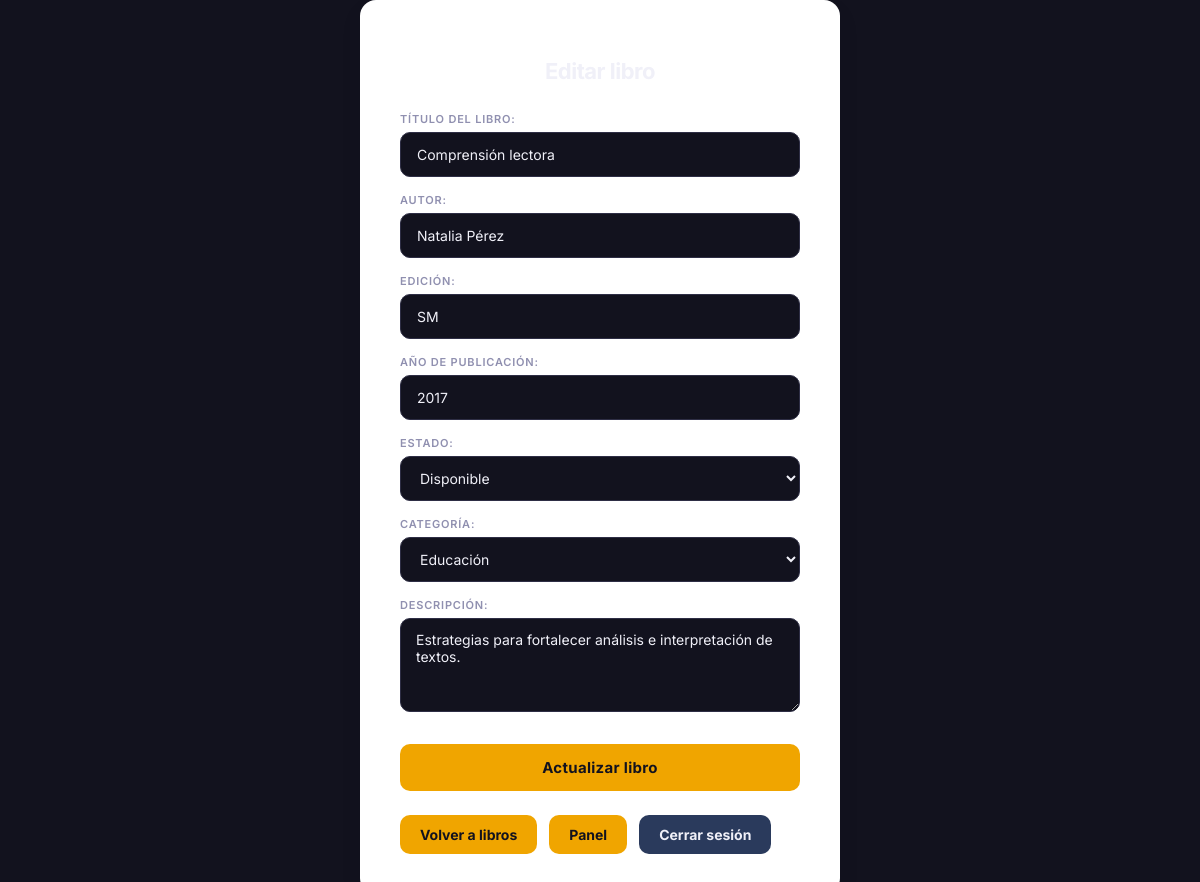
Page /admin/editar_libro.php?id=49 (signed in) on the committed database.
### tables this page shows
CREATE TABLE `libros` (
  `id` int(11) NOT NULL,
  `titulo` varchar(150) NOT NULL,
  `autor` varchar(120) NOT NULL,
  `edicion` varchar(150) NOT NULL,
  `anio_publicacion` year(4) NOT NULL,
  `estado` enum('disponible','prestado') NOT NULL DEFAULT 'disponible',
  `categoria_id` int(11) NOT NULL,
  `descripcion` text DEFAULT NULL,
  `fecha_registro` timestamp NOT NULL DEFAULT current_timestamp()
);

CREATE TABLE `categorias` (
  `id` int(11) NOT NULL,
  `nombre` varchar(100) NOT NULL
);

### admin/editar_libro.php (the view, shortened to what this page needs)
<?php
require_once "../includes/conexion.php";
$id = $_GET["id"];
$sql_categorias = "SELECT * FROM categorias ORDER BY nombre ASC";
$stmt_categorias = $conexion->prepare($sql_categorias);
$stmt_categorias->execute();
$categorias = $stmt_categorias->fetchAll(PDO::FETCH_ASSOC);
$sql_libro = "SELECT * FROM libros WHERE id = :id LIMIT 1";
$stmt_libro = $conexion->prepare($sql_libro);
$stmt_libro->bindParam(":id", $id);
$stmt_libro->execute();
$libro = $stmt_libro->fetch(PDO::FETCH_ASSOC);
?>
<!DOCTYPE html>
<html lang="es">
<head>
    <link rel="stylesheet" href="../css/estilos.css">
</head>
<body>
    <div class="contenedor">
        <h2>Editar libro</h2>
        <form action="" method="POST" id="formLibro">
            <label for="titulo">Título del libro:</label>
            <input type="text" name="titulo" id="titulo" required value="<?php echo htmlspecialchars($libro['titulo']); ?>">
            <label for="autor">Autor:</label>
            <input type="text" name="autor" id="autor" required value="<?php echo htmlspecialchars($libro['autor']); ?>">
            <label for="edicion">Edición:</label>
            <input type="text" name="edicion" id="edicion" required value="<?php echo htmlspecialchars($libro['edicion']); ?>">
            <label for="anio_publicacion">Año de publicación:</label>
            <input type="number" name="anio_publicacion" id="anio_publicacion" min="1000" max="9999" required value="<?php echo $libro['anio_publicacion']; ?>">
            <label for="estado">Estado:</label>
            <select name="estado" id="estado" required>
                <option value="disponible" <?php echo ($libro['estado'] == 'disponible') ? 'selected' : ''; ?>>Disponible</option>
            </select>
            <label for="categoria_id">Categoría:</label>
            <select name="categoria_id" id="categoria_id" required>
                <?php foreach ($categorias as $categoria): ?>
                    <option value="<?php echo $categoria['id']; ?>"
                        <?php echo ($libro['categoria_id'] == $categoria['id']) ? 'selected' : ''; ?>>
                        <?php echo htmlspecialchars($categoria['nombre']); ?>
                    </option>
                <?php endforeach; ?>
            </select>
            <label for="descripcion">Descripción:</label>
            <textarea name="descripcion" id="descripcion" rows="4"><?php echo htmlspecialchars($libro['descripcion']); ?></textarea>
            <button type="submit">Actualizar libro</button>
        </form>
        <div class="acciones-inferiores">
            <a class="btn-secundario" href="libros.php">Volver a libros</a>
            <a class="btn-secundario" href="dashboard.php">Panel</a>
            <a class="btn-secundario salir" href="../logout.php">Cerrar sesión</a>
        </div>
    </div>
</body>
</html>

### css/estilos.css (style rules this page uses)
:root { --color-fondo: #12121e; --color-sidebar: #1a1a2e; --color-contenedor: #1e1e30; --color-tarjeta-fondo: #252538; --color-tarjeta-borde: #2e2e45; --color-amarillo: #f0a500; --color-amarillo-hover: #d4920a; --color-amarillo-suave: rgba(240, 165, 0, 0.15); --color-azul-panel: #2a3a5c; --color-azul-hover: #1e2d4a; --color-rojo-principal: #e74c3c; --color-rojo-hover: #c0392b; --color-azul-principal: #3b82f6; --color-azul-hover2: #2563eb; --color-gris-principal: #4a4a6a; --color-gris-hover: #3a3a55; --color-texto-principal: #f0f0f8; --color-texto-secundario: #9090b0; --color-texto-suave: #5a5a7a; --color-borde: #2e2e45; --color-input-fondo: #12121e; --color-sombra: rgba(0, 0, 0, 0.5); --color-titulo: #f0f0f8; --color-subtitulo: #9090b0; --color-exito-texto: #4ade80; --color-exito-fondo: #052e16; --color-exito-borde: #166534; --color-error-texto: #f87171; --color-error-fondo: #2d0a0a; --color-error-borde: #7f1d1d; --color-tabla-hover: #252538; --color-numero-grande: #f0a500; }
body { font-family: 'Inter', sans-serif; background-color: var(--color-fondo); margin: 0; padding: 0; display: flex; align-items: center; justify-content: center; min-height: 100vh; }
.contenedor { width: 100%; max-width: 400px; background-color: white; padding: 40px; border-radius: 16px; box-shadow: 0 10px 25px rgba(0, 0, 0, 0.05); }
h2 { text-align: center; margin-bottom: 28px; color: var(--color-texto-principal); font-weight: 700; letter-spacing: -0.5px; font-size: 22px; }
label { display: block; margin-top: 16px; font-size: 11px; font-weight: 600; letter-spacing: 0.8px; text-transform: uppercase; color: var(--color-texto-secundario); margin-bottom: 6px; }
input { width: 100%; padding: 13px 16px; border: 1.5px solid var(--color-borde); border-radius: 10px; box-sizing: border-box; font-size: 14px; transition: all 0.3s ease; background-color: var(--color-input-fondo); color: var(--color-texto-principal); font-family: 'Inter', sans-serif; }
input::placeholder { color: var(--color-texto-suave); }
button { width: 100%; margin-top: 28px; padding: 14px; background-color: var(--color-amarillo); color: #12121e; border: none; border-radius: 10px; cursor: pointer; font-size: 15px; font-weight: 700; font-family: 'Inter', sans-serif; transition: transform 0.2s, background-color 0.2s; letter-spacing: 0.3px; }
.acciones-inferiores { margin-top: 24px; display: flex; gap: 12px; flex-wrap: wrap; }
.btn-secundario { display: inline-block; padding: 11px 20px; background-color: var(--color-amarillo); color: #12121e; text-decoration: none; border-radius: 10px; font-size: 14px; font-weight: 700; transition: 0.2s; }
.btn-secundario.salir { background-color: var(--color-azul-panel); color: var(--color-texto-principal); }
select, textarea { width: 100%; padding: 12px 15px; border: 1.5px solid var(--color-borde); border-radius: 10px; box-sizing: border-box; font-size: 14px; transition: all 0.3s ease; background-color: var(--color-input-fondo); color: var(--color-texto-principal); font-family: 'Inter', sans-serif; }
textarea { resize: vertical; }

### rows in the picture
libros: titulo "Comprensión lectora", autor "Natalia Pérez", edicion "SM", anio_publicacion "2017", estado "Disponible", categoria_id "Educación", descripcion "Estrategias para fortalecer análisis e interpretación de textos."
